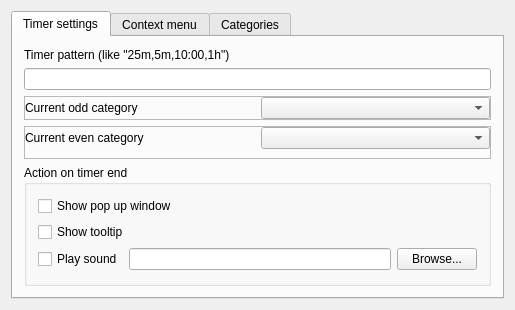
<?xml version="1.0" encoding="UTF-8"?>
<ui version="4.0">
 <class>SettingsWindow</class>
 <widget class="QWidget" name="SettingsWindow">
  <property name="geometry">
   <rect>
    <x>0</x>
    <y>0</y>
    <width>515</width>
    <height>281</height>
   </rect>
  </property>
  <property name="windowTitle">
   <string>SettingsWindow</string>
  </property>
  <layout class="QGridLayout" name="gridLayout">
   <item row="0" column="0">
    <widget class="QTabWidget" name="tabWidget">
     <property name="currentIndex">
      <number>0</number>
     </property>
     <widget class="QWidget" name="tab">
      <attribute name="title">
       <string>Timer settings</string>
      </attribute>
      <layout class="QGridLayout" name="gridLayout_3">
       <item row="0" column="0">
        <widget class="QLabel" name="label">
         <property name="text">
          <string>Timer pattern (like &quot;25m,5m,10:00,1h&quot;)</string>
         </property>
        </widget>
       </item>
       <item row="1" column="0">
        <widget class="QLineEdit" name="timerPattern"/>
       </item>
       <item row="4" column="0">
        <widget class="QGroupBox" name="groupBox">
         <property name="title">
          <string>Action on timer end</string>
         </property>
         <layout class="QGridLayout" name="gridLayout_10">
          <item row="2" column="0">
           <widget class="QFrame" name="frame_2">
            <property name="frameShape">
             <enum>QFrame::NoFrame</enum>
            </property>
            <property name="frameShadow">
             <enum>QFrame::Raised</enum>
            </property>
            <layout class="QGridLayout" name="gridLayout_9">
             <property name="leftMargin">
              <number>0</number>
             </property>
             <property name="topMargin">
              <number>0</number>
             </property>
             <property name="rightMargin">
              <number>0</number>
             </property>
             <property name="bottomMargin">
              <number>0</number>
             </property>
             <item row="0" column="0">
              <widget class="QCheckBox" name="finishActionSound">
               <property name="text">
                <string>Play sound</string>
               </property>
              </widget>
             </item>
             <item row="0" column="1">
              <widget class="QLineEdit" name="soundFileName"/>
             </item>
             <item row="0" column="2">
              <widget class="QPushButton" name="browseSoundFile">
               <property name="text">
                <string>Browse...</string>
               </property>
              </widget>
             </item>
            </layout>
           </widget>
          </item>
          <item row="1" column="0">
           <widget class="QCheckBox" name="finishActionTooltip">
            <property name="text">
             <string>Show tooltip</string>
            </property>
           </widget>
          </item>
          <item row="0" column="0">
           <widget class="QCheckBox" name="finishActionPopup">
            <property name="text">
             <string>Show pop up window</string>
            </property>
           </widget>
          </item>
          <item row="3" column="0">
           <spacer name="verticalSpacer_2">
            <property name="orientation">
             <enum>Qt::Vertical</enum>
            </property>
            <property name="sizeHint" stdset="0">
             <size>
              <width>20</width>
              <height>40</height>
             </size>
            </property>
           </spacer>
          </item>
         </layout>
        </widget>
       </item>
       <item row="2" column="0">
        <widget class="QFrame" name="frame_3">
         <property name="frameShape">
          <enum>QFrame::StyledPanel</enum>
         </property>
         <property name="frameShadow">
          <enum>QFrame::Raised</enum>
         </property>
         <layout class="QGridLayout" name="gridLayout_11">
          <property name="leftMargin">
           <number>0</number>
          </property>
          <property name="topMargin">
           <number>0</number>
          </property>
          <property name="rightMargin">
           <number>0</number>
          </property>
          <property name="bottomMargin">
           <number>0</number>
          </property>
          <item row="0" column="2">
           <widget class="QComboBox" name="defaultOddCategoryId"/>
          </item>
          <item row="0" column="1">
           <widget class="QLabel" name="label_2">
            <property name="text">
             <string>Current odd category</string>
            </property>
           </widget>
          </item>
         </layout>
        </widget>
       </item>
       <item row="3" column="0">
        <widget class="QFrame" name="frame_4">
         <property name="frameShape">
          <enum>QFrame::StyledPanel</enum>
         </property>
         <property name="frameShadow">
          <enum>QFrame::Raised</enum>
         </property>
         <layout class="QGridLayout" name="gridLayout_12">
          <property name="leftMargin">
           <number>0</number>
          </property>
          <property name="topMargin">
           <number>0</number>
          </property>
          <property name="rightMargin">
           <number>0</number>
          </property>
          <property name="bottomMargin">
           <number>9</number>
          </property>
          <item row="0" column="2">
           <widget class="QComboBox" name="defaultEvenCategoryId"/>
          </item>
          <item row="0" column="1">
           <widget class="QLabel" name="label_6">
            <property name="text">
             <string>Current even category</string>
            </property>
           </widget>
          </item>
         </layout>
        </widget>
       </item>
      </layout>
     </widget>
     <widget class="QWidget" name="tab_2">
      <attribute name="title">
       <string>Context menu</string>
      </attribute>
      <layout class="QGridLayout" name="gridLayout_4">
       <item row="0" column="0">
        <widget class="QLabel" name="label_5">
         <property name="text">
          <string>Context menu entries (like 5m,10m,20:00):</string>
         </property>
        </widget>
       </item>
       <item row="1" column="0">
        <widget class="QLineEdit" name="contextMenuEntries"/>
       </item>
       <item row="2" column="0">
        <spacer name="verticalSpacer_3">
         <property name="orientation">
          <enum>Qt::Vertical</enum>
         </property>
         <property name="sizeHint" stdset="0">
          <size>
           <width>20</width>
           <height>40</height>
          </size>
         </property>
        </spacer>
       </item>
      </layout>
     </widget>
     <widget class="QWidget" name="tab_3">
      <attribute name="title">
       <string>Categories</string>
      </attribute>
      <layout class="QGridLayout" name="gridLayout_2">
       <item row="0" column="0">
        <widget class="QGroupBox" name="groupBox_8">
         <property name="title">
          <string>Categories</string>
         </property>
         <layout class="QGridLayout" name="gridLayout_8" columnstretch="0,0,0,0">
          <item row="1" column="1">
           <widget class="QLabel" name="label_4">
            <property name="text">
             <string>Color</string>
            </property>
           </widget>
          </item>
          <item row="0" column="1">
           <widget class="QLabel" name="label_3">
            <property name="text">
             <string>Name</string>
            </property>
           </widget>
          </item>
          <item row="1" column="3">
           <widget class="QPushButton" name="addCategoryPickColor">
            <property name="text">
             <string>Pick...</string>
            </property>
           </widget>
          </item>
          <item row="1" column="2">
           <widget class="QLineEdit" name="addCategoryColor"/>
          </item>
          <item row="2" column="1" colspan="3">
           <widget class="QPushButton" name="addCategory">
            <property name="text">
             <string>Add</string>
            </property>
           </widget>
          </item>
          <item row="5" column="1" colspan="3">
           <spacer name="verticalSpacer">
            <property name="orientation">
             <enum>Qt::Vertical</enum>
            </property>
            <property name="sizeHint" stdset="0">
             <size>
              <width>20</width>
              <height>40</height>
             </size>
            </property>
           </spacer>
          </item>
          <item row="0" column="2" colspan="2">
           <widget class="QLineEdit" name="addCategoryName"/>
          </item>
          <item row="0" column="0" rowspan="7">
           <widget class="QListWidget" name="categoriesList"/>
          </item>
          <item row="6" column="1" colspan="3">
           <widget class="QPushButton" name="delCategory">
            <property name="enabled">
             <bool>false</bool>
            </property>
            <property name="text">
             <string>Delete selected</string>
            </property>
           </widget>
          </item>
          <item row="3" column="1" colspan="3">
           <widget class="QPushButton" name="activateCategory">
            <property name="enabled">
             <bool>false</bool>
            </property>
            <property name="text">
             <string>Activate</string>
            </property>
           </widget>
          </item>
          <item row="4" column="1" colspan="3">
           <widget class="QPushButton" name="updateCategory">
            <property name="enabled">
             <bool>false</bool>
            </property>
            <property name="text">
             <string>Update</string>
            </property>
           </widget>
          </item>
         </layout>
        </widget>
       </item>
      </layout>
     </widget>
    </widget>
   </item>
  </layout>
 </widget>
 <layoutdefault spacing="6" margin="11"/>
 <resources/>
 <connections/>
</ui>
